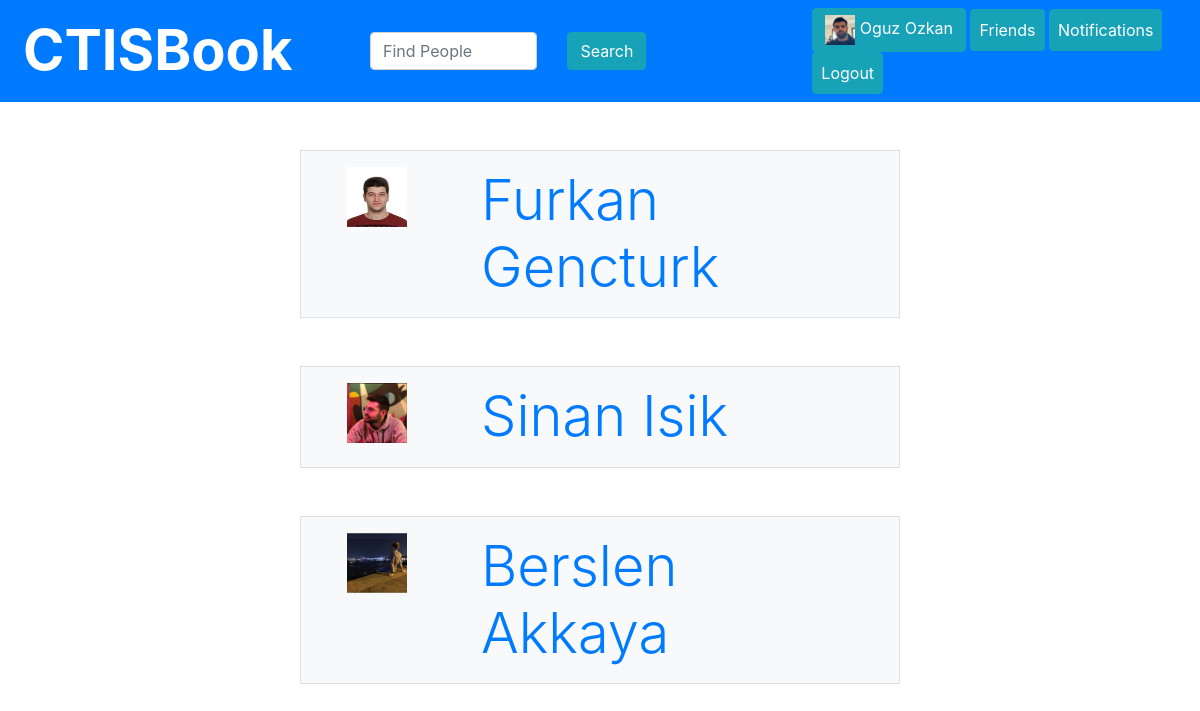
The app's page /friends.php (signed in) with its own data.
### tables this page shows
CREATE TABLE IF NOT EXISTS `user` (
  `id` int(11) NOT NULL AUTO_INCREMENT,
  `name` varchar(15) NOT NULL,
  `surname` varchar(20) NOT NULL,
  `email` varchar(30) NOT NULL,
  `bdate` date NOT NULL,
  `profile_photo` varchar(150) NOT NULL DEFAULT 'images/default.jpg',
  `gender` varchar(1) NOT NULL,
  `pass` varchar(100) NOT NULL,
  PRIMARY KEY (`id`),
  KEY `user_name_index` (`name`),
  KEY `user_surname_index` (`surname`)
);

### Helpers/FriendManager.php (called while the page is built, shortened)
<?php
class FriendManager
{
    public static function GetFriends($db, $id)
    {
        try {
            $sql1 = "select receiver_id id from friend where sender_id = $id";
            $sql2 = "select sender_id id from friend where receiver_id = $id";
            $friends = array_merge($db->query($sql1, PDO::FETCH_ASSOC)->fetchAll() , $db->query($sql2, PDO::FETCH_ASSOC)->fetchAll());
            $friendList = "(";
            foreach($friends as $friend)
            {
                $friendList .= $friend["id"] . ',';
            }
            $friendList .= '0)';
            $sql = "select * from user where id in $friendList";
            return ($db->query($sql, PDO::FETCH_ASSOC)->fetchAll());
        } catch (Exception $ex) {
            return array();
        }
    }
}

### friends.php (the view, shortened to what this page needs)
<!DOCTYPE html>
<?php
    require_once './Helpers/FriendManager.php';
    require_once './Helpers/_db.php';
    $friends = FriendManager::GetFriends($db, $_SESSION["user"]["id"]);
?>
<html>
    <head>
        <link href="css/bootstrap-grid.css" rel="stylesheet" type="text/css"/>
        <link href="css/bootstrap.css" rel="stylesheet" type="text/css"/>
</head>
<body>
<div class="container-fluid">
    <?php require("./Helpers/_header.php"); ?>
    <?php
        foreach($friends as $user)
        {
            echo '<div class="row justify-content-center">';
            echo '<div class="col-6 mt-lg-5 bg-light border">';
            echo '<a href="profile.php?id='. $user["id"] .'">';
            echo '<div class="row m-3">';
            echo '<div class="col-3">';
            echo '<img src="'. $user["profile_photo"] .'" class="photo"/>';
            echo '</div><div class="col text-left display-4 text-primary">'. $user["name"] . ' ' . $user["surname"];
            echo '</div></div></a></div></div>';
        }
    ?>
</div>
</body>
</html>

### Helpers/_header.php
<?php
    echo '<div class="row justify-content-between p-2 bg-primary text-white align-items-center">
                  <a href="./main.php">
                <div class="col-4 text-right font-weight-bold display-4 text-white">
                    CTISBook
                </div>
                  </a>
                <div class="col-4">
                    <form action="searchPeople.php" method="POST">
                        <div class="row">
                            <div class="col">
                                <input type="text" class="form-control" name="fullname" placeholder="Find People">
                            </div>
                            <div class="col">
                                <input type="submit" name="btnSearch" value="Search" class="btn btn-info">
                            </div>
                        </div>
                    </form>
                </div>
                <div class="col-4 h-100">
                    <a href="profile.php">
                        <div class="btn btn-info"><img class="miniphoto" src="'. $_SESSION["user"]["profile_photo"] .'"> '. $_SESSION["user"]["name"] . " " . $_SESSION["user"]["surname"] .'</div>
                    </a>
                    <a href="friends.php">
                        <div class="btn btn-info p-2">Friends</div>
                    </a>
                    <a href="notification.php">
                        <div class="btn btn-info p-2">Notifications</div>
                    </a>
                    <a href="./Helpers/_logout.php">
                        <div class="btn btn-info p-2">Logout</div>
                    </a>
                </div>
            </div>';

### friends.php (style rules this page uses)
.photo { width:60px; height:60px; }
.miniphoto { width:30px; height:30px; }

### records on screen
user: profile_photo (picture), name "Furkan", surname "Gencturk"
user: profile_photo (picture), name "Sinan", surname "Isik"
user: profile_photo (picture), name "Berslen", surname "Akkaya"

### other values on screen
$_SESSION["user"]["name"] "Oguz"
$_SESSION["user"]["surname"] "Ozkan"
